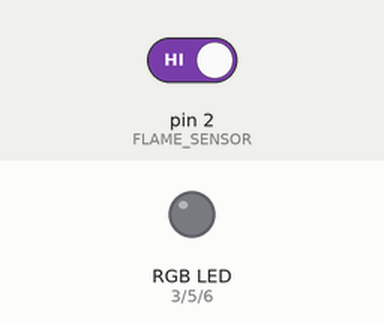
Bench run of a program on a simulated Arduino Uno, built with avr-gcc and run on an emulated ATmega328P. On the bench: an RGB LED mixed from three pins (HIGH = lit). The test bench sets the inputs (shaded band); at power-on: pin 2 (FLAME_SENSOR) HIGH.

Above: at 1.2 s.
1.3 s: pin 2 (FLAME_SENSOR) driven LOW
At 1.8 s:
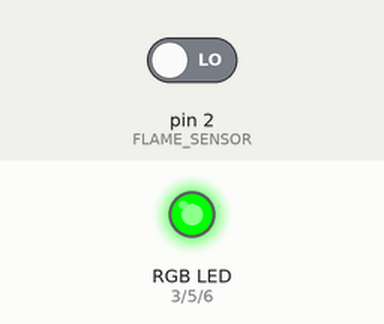
2.8 s: pin 2 (FLAME_SENSOR) driven HIGH
At 4.1 s:
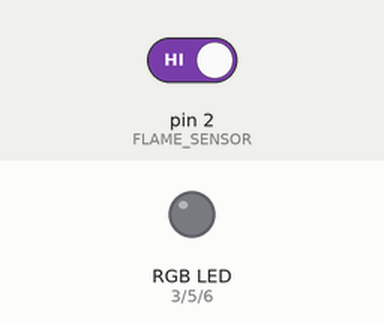
Timing chart, 0 to 5.8 s (numbered marks = the images above; inputs shaded):
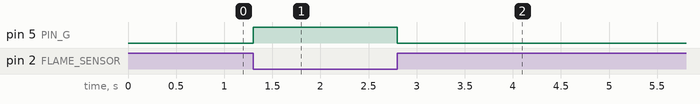

Measured:
- after the input at 1.3 s, pin 5 (PIN_G): LOW → HIGH at once
- after the input at 2.8 s, pin 5 (PIN_G): HIGH → LOW at once

The program:

main.cpp
```cpp
//
// Created by Yves Peissard on 24/01/2024.
//

#include <Arduino.h>
#include "main.h"
#include <Led.h>
#include "FlameSensor.h"


coffeeroasters::Led _led(PIN_R, PIN_G, PIN_B, DEFAULT_R, DEFAULT_G, DEFAULT_B);
coffeeroasters::FlameSensor _flame_sensor;


void setup() {
    _led.init();
    _led.set_rgb_colors(COLOR_R, COLOR_G, COLOR_B);
}

void loop() {
    if (_flame_sensor.is_flame_detected()) {
        _led.set_on(true);
    } else {
        _led.set_on(false);
    }
}
```

Led.h
```cpp
//
// Created by Yves Peissard on 24/01/2024.
//

#ifndef FLAME_SENSOR_LED_H
#define FLAME_SENSOR_LED_H

#include <Arduino.h>

#define PIN_R 3
#define PIN_G 5
#define PIN_B 6
#define DEFAULT_R 0
#define DEFAULT_G 0
#define DEFAULT_B 0

namespace coffeeroasters {

    class Led {
    public:
        Led(unsigned int pin_r, unsigned int pin_g, unsigned int pin_b, unsigned int r, unsigned int g, unsigned b);

        void set_rgb_colors(unsigned int pin_r, unsigned int pin_g, unsigned int pin_b);

        void set_on(bool is_on);

        void toggle();

        void init();


    private:
        unsigned int _pin_r;
        unsigned int _pin_g;
        unsigned int _pin_b;
        unsigned int _r;
        unsigned int _g;
        unsigned int _b;
        bool _is_on;

        void led_color(int r_value, int g_value, int b_value);
    };

} // coffeeroasters

#endif //FLAME_SENSOR_LED_H
```

main.h
```cpp
//
// Created by Yves Peissard on 24/01/2024.
//

#ifndef FLAME_SENSOR_MAIN_H
#define FLAME_SENSOR_MAIN_H

#define COLOR_R 0
#define COLOR_G 255
#define COLOR_B 0


#endif //FLAME_SENSOR_MAIN_H
```

FlameSensor.cpp
```cpp
//
// Created by Yves Peissard on 24/01/2024.
//

#include "FlameSensor.h"

namespace coffeeroasters {

    FlameSensor::FlameSensor() {}

    void FlameSensor::init() {
        pinMode(FLAME_SENSOR, INPUT);
    }

    bool FlameSensor::is_flame_detected() {
        return !digitalRead(FLAME_SENSOR);
    }

} // cofeeroasters
```

FlameSensor.h
```cpp
//
// Created by Yves Peissard on 24/01/2024.
//

#ifndef FLAME_SENSOR_FLAMESENSOR_H
#define FLAME_SENSOR_FLAMESENSOR_H

#define FLAME_SENSOR 2 //connect SENSOR to digital pin2

#include <Arduino.h>

namespace coffeeroasters {

    class FlameSensor {
    public:
        FlameSensor();

        void init();

        bool is_flame_detected();
    };
}

#endif //FLAME_SENSOR_FLAMESENSOR_H
```

Led.cpp
```cpp
//
// Created by Yves Peissard on 24/01/2024.
//

#include <Arduino.h>
#include <Led.h>

namespace coffeeroasters {
    Led::Led(unsigned int pin_r, unsigned int pin_g, unsigned int pin_b, unsigned int r, unsigned int g, unsigned  int b) {
        _pin_r = pin_r;
        _pin_g = pin_g;
        _pin_b = pin_b;
        _r = r;
        _g = g;
        _b = b;
    }

    void Led::init() {
        pinMode(_pin_r, OUTPUT);
        pinMode(_pin_g, OUTPUT);
        pinMode(_pin_b, OUTPUT);
    }

    void Led::set_rgb_colors(unsigned int pin_r, unsigned int pin_g, unsigned int pin_b) {
        _r = pin_r;
        _g = pin_g;
        _b = pin_b;
    }


    void Led::set_on(bool is_on) {
        _is_on = is_on;
        if (is_on) {
            led_color(_r, _g, _b);
        } else {
            led_color(0, 0, 0);
        }
    }

    void Led::toggle() {
        if (_is_on) {
            led_color(0, 0, 0);
            _is_on = false;
        } else {
            led_color(_r, _g, _b);
            _is_on = true;
        }
    }

    void Led::led_color(int r_value, int g_value, int b_value) {
        analogWrite(_pin_r, r_value);
        analogWrite(_pin_g, g_value);
        analogWrite(_pin_b, b_value);
    }
} // coffeeroasters
```
